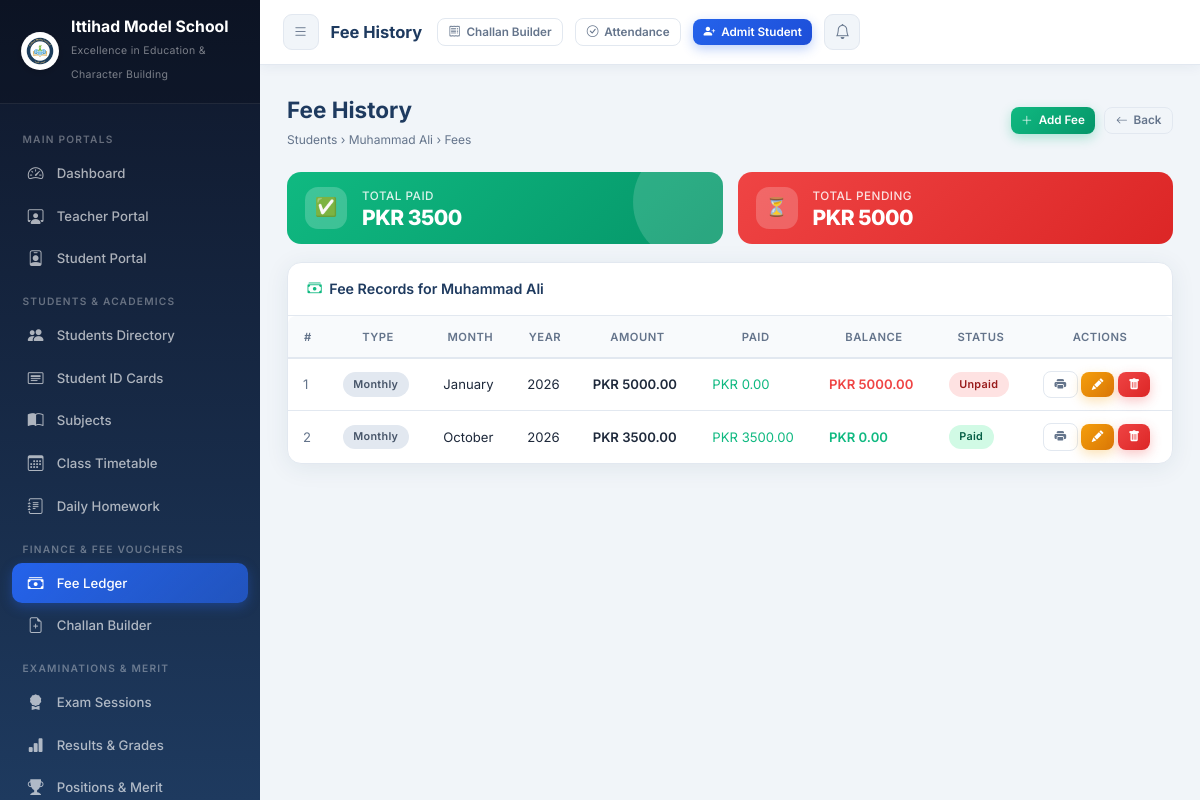
The app's page /fees/student/1/ (signed in) with its own data.
### core/models.py (models this page shows, shortened)
class SchoolSetting(models.Model):
    school_name        = models.CharField(max_length=200, default='Ittihad Model School')
    tagline            = models.CharField(max_length=250, default='Excellence in Education & Character Building')
    registration_no    = models.CharField(max_length=100, default='REG-IMS-2026-987')
    address            = models.TextField(default='Sector H-9, Educational Complex, Capital City')
    contact_phone      = models.CharField(max_length=50, default='+92 51 9876543 / 0300-1234567')
    email              = models.EmailField(default='info@ittihadmodelschool.edu.pk')
    website            = models.URLField(default='https://ittihadmodelschool.edu.pk', blank=True)
    logo               = models.ImageField(upload_to='school_branding/', default='school_branding/logo.png', blank=True, null=True)
    bank_name          = models.CharField(max_length=100, default='National Allied Bank Ltd')
    bank_account_title = models.CharField(max_length=150, default='Ittihad Model School Trust')
    bank_account_no    = models.CharField(max_length=50, default='0123-4567890123')
    iban               = models.CharField(max_length=50, default='PK36NABL0000012345678901')
    bank_branch        = models.CharField(max_length=100, default='Main Campus Branch (Code: 0422)')
    currency_symbol    = models.CharField(max_length=10, default='PKR')
    late_fee_per_day   = models.DecimalField(max_digits=8, decimal_places=2, default=50.00)
    principal_name     = models.CharField(max_length=100, default='Prof. Dr. Sarah Jenkins')
    @classmethod
    def get_settings(cls):
        obj, _ = cls.objects.get_or_create(
            id=1,
            defaults={
                'school_name': 'Ittihad Model School',
                'tagline': 'Excellence in Education & Character Building',
                'logo': 'school_branding/logo.png',
            }
        )
        return obj

class Student(models.Model):
    user           = models.OneToOneField(User, on_delete=models.SET_NULL, null=True, blank=True, related_name='student_profile')
    roll_no        = models.CharField(max_length=20, unique=True, db_index=True)
    admission_no   = models.CharField(max_length=30, blank=True, db_index=True)
    name           = models.CharField(max_length=100, db_index=True)
    father_name    = models.CharField(max_length=100, blank=True)
    father_occupation = models.CharField(max_length=100, blank=True)
    mother_name    = models.CharField(max_length=100, blank=True)
    gender         = models.CharField(max_length=10, choices=GENDER_CHOICES, default='Male')
    blood_group    = models.CharField(max_length=10, choices=BLOOD_GROUPS, default='Unknown')
    dob            = models.DateField(null=True, blank=True)
    student_class  = models.CharField(max_length=10, choices=CLASS_CHOICES, db_index=True)
    section        = models.CharField(max_length=5, choices=SECTION_CHOICES, default='A', db_index=True)
    contact        = models.CharField(max_length=25, blank=True, db_index=True)
    emergency_contact = models.CharField(max_length=25, blank=True, db_index=True)
    email          = models.EmailField(blank=True)
    address        = models.TextField(blank=True)
    photo          = models.ImageField(upload_to='student_photos/', blank=True, null=True)
    admission_date = models.DateField(default=date.today)
    monthly_fee    = models.DecimalField(max_digits=10, decimal_places=2, default=3500.00)
    concession_percent = models.DecimalField(max_digits=5, decimal_places=2, default=0.00)
    concession_reason  = models.CharField(max_length=150, blank=True, help_text="e.g. Merit Scholarship, Siblings")
    is_active      = models.BooleanField(default=True, db_index=True)
    created_at     = models.DateTimeField(auto_now_add=True)
    updated_at     = models.DateTimeField(auto_now=True)
    class Meta:
        ordering = ['student_class', 'section', 'roll_no']
    def get_total_fees_paid(self):
        return self.fee_set.filter(status='Paid').aggregate(
            total=models.Sum('paid_amount'))['total'] or Decimal('0.00')
    def get_total_fees_due(self):
        unpaid = self.fee_set.filter(status__in=['Unpaid', 'Partial', 'Overdue'])
        total_due = Decimal('0.00')
        for f in unpaid:
            total_due += f.balance()
        return total_due

class Fee(models.Model):
    voucher_no   = models.CharField(max_length=30, unique=True, blank=True, db_index=True)
    student      = models.ForeignKey(Student, on_delete=models.PROTECT)
    fee_type     = models.CharField(max_length=20, choices=FEE_TYPE, default='Monthly', db_index=True)
    month        = models.CharField(max_length=15, choices=MONTH_CHOICES, blank=True, db_index=True)
    year         = models.IntegerField(default=date.today().year, db_index=True)
    tuition_fee  = models.DecimalField(max_digits=10, decimal_places=2, default=0)
    admission_fee = models.DecimalField(max_digits=10, decimal_places=2, default=0)
    exam_fee     = models.DecimalField(max_digits=10, decimal_places=2, default=0)
    other_fee    = models.DecimalField(max_digits=10, decimal_places=2, default=0)
    late_fee_fine = models.DecimalField(max_digits=10, decimal_places=2, default=0)
    concession   = models.DecimalField(max_digits=10, decimal_places=2, default=0)
    amount       = models.DecimalField(max_digits=10, decimal_places=2, default=0)
    paid_amount  = models.DecimalField(max_digits=10, decimal_places=2, default=0)
    status       = models.CharField(max_length=15, choices=FEE_STATUS, default='Unpaid', db_index=True)
    issue_date   = models.DateField(default=date.today, db_index=True)
    due_date     = models.DateField(null=True, blank=True, db_index=True)
    paid_date    = models.DateField(null=True, blank=True)
    payment_mode = models.CharField(max_length=30, default='Cash', choices=[('Cash','Cash'),('Bank Deposit','Bank Deposit'),('Pay Order','Pay Order'),('Online Transfer','Online Transfer')])
    remarks      = models.TextField(blank=True)
    created_at   = models.DateTimeField(auto_now_add=True)
    class Meta:
        ordering = ['-year', '-id']
    def balance(self):
        return max(Decimal('0.00'), self.amount - self.paid_amount)

### core/views.py (the view)
# urls.py: path('fees/student/<int:student_id>/', views.student_fee_detail,     name='student_fee_detail'),
@login_required
def student_fee_detail(request, student_id):
    student = get_object_or_404(Student, pk=student_id)
    fees = Fee.objects.filter(student=student).order_by('-year', '-id')
    return render(request, 'core/student_fee_detail.html', {
        'student': student,
        'fees': fees,
        'paid': student.get_total_fees_paid(),
        'due': student.get_total_fees_due(),
    })

### core/context_processors.py (called while the page is built)
def school_settings_processor(request):
    try:
        setting = SchoolSetting.get_settings()
    except Exception:
        setting = None
    return {
        'school_setting': setting,
        'SCHOOL_NAME': setting.school_name if setting else 'Ittihad Model School',
    }

### templates/core/student_fee_detail.html (shortened to what this page needs)
{% extends 'base.html' %}
{% block page_title %}Fee History{% endblock %}
{% block content %}
<div class="page-header fade-in">
  <div>
    <h2>Fee History</h2>
    <div class="breadcrumb">
      <a href="{% url 'student_list' %}">Students</a> ›
      <a href="{% url 'student_detail' student.pk %}">{{ student.name }}</a> › Fees
    </div>
  </div>
  <div style="display:flex;gap:0.6rem;">
    <a href="{% url 'fee_add' %}?student_id={{ student.pk }}" class="btn btn-success btn-sm" id="addStudentFeeBtn">
      <i class="bi bi-plus-lg"></i> Add Fee
    </a>
    <a href="{% url 'student_detail' student.pk %}" class="btn btn-secondary btn-sm">
      <i class="bi bi-arrow-left"></i> Back
    </a>
  </div>
</div>
<div class="grid-2 mb-3 fade-in">
  <div class="stat-card green" style="padding:1rem 1.2rem;">
    <div class="stat-icon" style="width:42px;height:42px;font-size:1.2rem;">✅</div>
    <div class="stat-info">
      <div class="label">Total Paid</div>
      <div class="value" style="font-size:1.4rem;">PKR {{ paid|floatformat:0 }}</div>
    </div>
  </div>
  <div class="stat-card red" style="padding:1rem 1.2rem;">
    <div class="stat-icon" style="width:42px;height:42px;font-size:1.2rem;">⏳</div>
    <div class="stat-info">
      <div class="label">Total Pending</div>
      <div class="value" style="font-size:1.4rem;">PKR {{ due|floatformat:0 }}</div>
    </div>
  </div>
</div>
<div class="card fade-in">
  <div class="card-header">
    <h5><i class="bi bi-cash-stack" style="color:var(--success);"></i> Fee Records for {{ student.name }}</h5>
  </div>
  <div class="card-body p-0">
    {% if fees %}
    <div class="table-wrapper">
      <table>
        <thead>
          <tr>
            <th>#</th><th>Type</th><th>Month</th><th>Year</th>
            <th>Amount</th><th>Paid</th><th>Balance</th><th>Status</th><th>Actions</th>
          </tr>
        </thead>
        <tbody>
          {% for fee in fees %}
          <tr>
            <td style="color:var(--text-muted);">{{ forloop.counter }}</td>
            <td><span class="badge badge-secondary">{{ fee.fee_type }}</span></td>
            <td>{{ fee.month|default:"—" }}</td>
            <td>{{ fee.year }}</td>
            <td class="fw-600">PKR {{ fee.amount }}</td>
            <td style="color:var(--success);">PKR {{ fee.paid_amount }}</td>
            <td style="color:{% if fee.balance > 0 %}var(--danger){% else %}var(--success){% endif %};font-weight:600;">
              PKR {{ fee.balance }}
            </td>
            <td>
              {% if fee.status == 'Paid' %}
                <span class="badge badge-success">Paid</span>
              {% elif fee.status == 'Partial' %}
                <span class="badge badge-warning">Partial</span>
              {% else %}
                <span class="badge badge-danger">Unpaid</span>
              {% endif %}
            </td>
            <td>
              <a href="{% url 'fee_voucher_pdf' fee.pk %}" target="_blank" class="btn btn-outline btn-sm" title="Print Bank Challan">
                <i class="bi bi-printer-fill"></i>
              </a>
              <a href="{% url 'fee_edit' fee.pk %}" class="btn btn-warning btn-sm">
                <i class="bi bi-pencil-fill"></i>
              </a>
              <a href="{% url 'fee_delete' fee.pk %}" class="btn btn-danger btn-sm"
                 data-confirm="Delete this fee record?">
                <i class="bi bi-trash-fill"></i>
              </a>
            </td>
          </tr>
          {% endfor %}
        </tbody>
      </table>
    </div>
    {% endif %}
  </div>
</div>
{% endblock %}

### templates/base.html (shortened to what this page needs)
<!DOCTYPE html>
<html lang="en">
<head>
  {% load static %}
  <link rel="stylesheet" href="{% static 'css/style.css' %}">
  <link rel="stylesheet" href="https://cdn.jsdelivr.net/npm/bootstrap-icons@1.11.1/font/bootstrap-icons.css">
</head>
<body>
<aside class="sidebar" id="sidebar">
  <div class="sidebar-brand">
    <div class="brand-icon" style="display:flex; align-items:center; justify-content:center; background:none;">
      {% if school_setting.logo %}
        <img src="{{ school_setting.logo.url }}" alt="Logo" style="width:38px; height:38px; border-radius:50%; object-fit:contain; background:white; padding:1px; box-shadow:0 2px 6px rgba(0,0,0,0.15);">
      {% else %}
        <img src="{% static 'images/logo.png' %}" alt="Logo" style="width:38px; height:38px; border-radius:50%; object-fit:contain; background:white; padding:1px; box-shadow:0 2px 6px rgba(0,0,0,0.15);" onerror="this.outerHTML='🏫'">
      {% endif %}
    </div>
    <div class="brand-text">
      <h2 style="font-size:1.05rem; line-height:1.2;">{{ school_setting.school_name|default:"Ittihad Model School" }}</h2>
      <span style="font-size:0.7rem; letter-spacing:0.3px;">{{ school_setting.tagline|default:"Excellence in Education" }}</span>
    </div>
  </div>
  <nav class="sidebar-menu">
    <div class="menu-label">Main Portals</div>
    <div class="nav-item">
      <a href="{% url 'dashboard' %}" class="nav-link">
        <span class="nav-icon"><i class="bi bi-speedometer2"></i></span>
        Dashboard
      </a>
    </div>
    <div class="nav-item">
      <a href="{% url 'teacher_portal' %}" class="nav-link">
        <span class="nav-icon"><i class="bi bi-person-workspace"></i></span>
        Teacher Portal
      </a>
    </div>
    <div class="nav-item">
      <a href="{% url 'student_portal' %}" class="nav-link">
        <span class="nav-icon"><i class="bi bi-person-badge"></i></span>
        Student Portal
      </a>
    </div>
    <div class="menu-label">Students & Academics</div>
    <div class="nav-item">
      <a href="{% url 'student_list' %}" class="nav-link">
        <span class="nav-icon"><i class="bi bi-people-fill"></i></span>
        Students Directory
      </a>
    </div>
    <div class="nav-item">
      <a href="{% url 'student_id_cards_pdf' %}" target="_blank" class="nav-link">
        <span class="nav-icon"><i class="bi bi-card-heading"></i></span>
        Student ID Cards
      </a>
    </div>
    <div class="nav-item">
      <a href="{% url 'subject_list' %}" class="nav-link">
        <span class="nav-icon"><i class="bi bi-book-half"></i></span>
        Subjects
      </a>
    </div>
    <div class="nav-item">
      <a href="{% url 'timetable_list' %}" class="nav-link">
        <span class="nav-icon"><i class="bi bi-calendar3"></i></span>
        Class Timetable
      </a>
    </div>
    <div class="nav-item">
      <a href="{% url 'homework_list' %}" class="nav-link">
        <span class="nav-icon"><i class="bi bi-journal-text"></i></span>
        Daily Homework
      </a>
    </div>
    <div class="menu-label">Finance & Fee Vouchers</div>
    <div class="nav-item">
      <a href="{% url 'fee_list' %}" class="nav-link">
        <span class="nav-icon"><i class="bi bi-cash-stack"></i></span>
        Fee Ledger
      </a>
    </div>
    <div class="nav-item">
      <a href="{% url 'bulk_voucher_generate' %}" class="nav-link">
        <span class="nav-icon"><i class="bi bi-file-earmark-plus"></i></span>
        Challan Builder
      </a>
    </div>
    <div class="menu-label">Examinations & Merit</div>
    <div class="nav-item">
      <a href="{% url 'exam_list' %}" class="nav-link">
        <span class="nav-icon"><i class="bi bi-award-fill"></i></span>
        Exam Sessions
      </a>
    </div>
    <div class="nav-item">
      <a href="{% url 'result_list' %}" class="nav-link">
        <span class="nav-icon"><i class="bi bi-bar-chart-fill"></i></span>
        Results & Grades
      </a>
    </div>
    <div class="nav-item">
      <a href="{% url 'merit_list_view' %}" class="nav-link">
        <span class="nav-icon"><i class="bi bi-trophy-fill"></i></span>
        Positions & Merit
      </a>
    </div>
  </nav>
</aside>
<header class="topbar">
  <div style="display:flex; align-items:center; gap:12px;">
    <button class="btn-icon" id="menuToggle" aria-label="Toggle menu">
      <i class="bi bi-list"></i>
    </button>
    <div class="topbar-title">{% block page_title %}EduManage Dashboard{% endblock %}</div>
  </div>
  <div class="topbar-actions">
    <a href="{% url 'bulk_voucher_generate' %}" class="btn btn-outline btn-sm" title="Generate Monthly Vouchers">
      <i class="bi bi-receipt"></i> <span class="d-none-sm">Challan Builder</span>
    </a>
    <a href="{% url 'student_attendance' %}" class="btn btn-outline btn-sm" title="Mark Daily Attendance">
      <i class="bi bi-check-circle"></i> <span class="d-none-sm">Attendance</span>
    </a>
    <a href="{% url 'student_add' %}" class="btn btn-primary btn-sm" id="quickAddStudent">
      <i class="bi bi-person-plus-fill"></i> <span class="d-none-sm">Admit Student</span>
    </a>
    <a href="{% url 'notifications' %}" class="btn-icon" id="notifBtn" title="Notifications">
      <i class="bi bi-bell"></i>
    </a>
  </div>
</header>
<main class="main-content">
  <div class="page-body">
    {% block content %}{% endblock %}
  </div>
</main>
</body>
</html>

### records on screen
SchoolSetting: logo (picture), school_name "Ittihad Model School", tagline "Excellence in Education & Character Building"
Student: name "Muhammad Ali"
Fee: fee_type "Monthly", month "January", year "2026", amount "5000.00", paid_amount "0.00", balance "5000.00", status "Unpaid"
Fee: fee_type "Monthly", month "October", year "2026", amount "3500.00", paid_amount "3500.00", balance "0.00", status "Paid"

### other values on screen
{{ paid|floatformat:0 }} "3500"
{{ due|floatformat:0 }} "5000"
